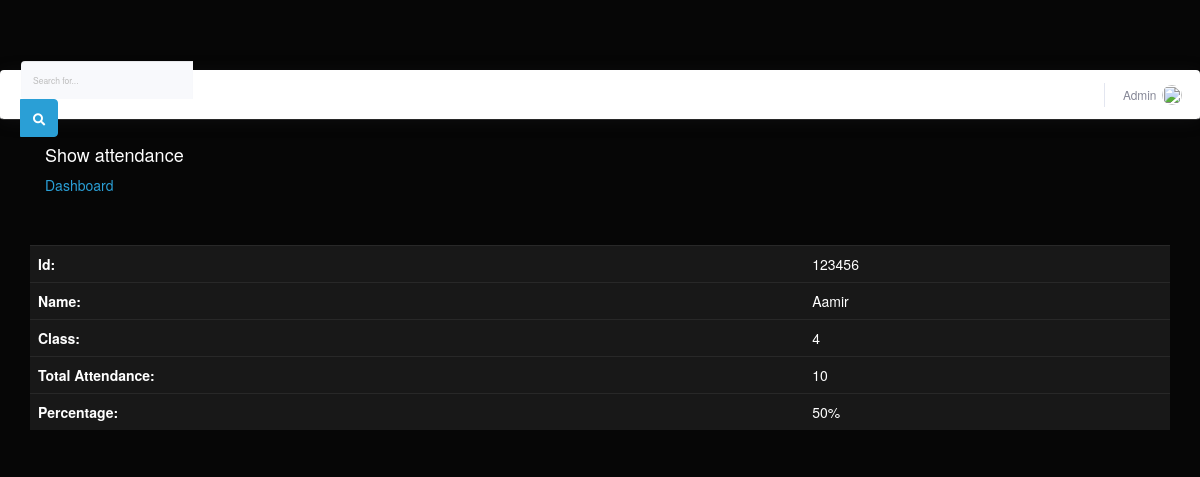
/student/showstudentattendance.php?data_id=123456 (signed in), run on the app's committed database.
### tables this page shows
CREATE TABLE `teacher` (
  `id` int(11) NOT NULL,
  `name` varchar(50) NOT NULL,
  `password` varchar(50) NOT NULL,
  `status` int(11) NOT NULL
);

CREATE TABLE `student` (
  `stdid` int(10) NOT NULL,
  `name` varchar(50) NOT NULL,
  `class` varchar(5) NOT NULL,
  `status` int(2) NOT NULL
);

### student/showstudentattendance.php (the view, shortened to what this page needs)
<?php include("header.php");?>
<section class="banner-area relative about-banner" id="home">
		 <div class="container">
					<div class="row d-flex align-items-center justify-content-center">
						<div class="about-content col-lg-12">
							<h4>
							 Show attendance
							</h4>
							<p class="text-white link-nav"><a href="index.php">Dashboard </a>
						</div>
					</div>
				</div>
			</section>
			<section class="info-area pb-40">
				<div class="container-fluid">
				    <div class="col-md-12">
			<form action="" method="POST"><table class="table">
			<?php
			  include("connect.php");
			  $id=$_GET['data_id'];
			  $result=mysqli_query($con,"SELECT * from attendance JOIN student ON attendance.stdid=student.stdid where attendance.stdid='$id' AND attendance.status=1");
			  $count=mysqli_affected_rows($con);
			  $sum = mysqli_query($con,"SELECT SUM(attendancevalue) from attendance where stdid='$id' AND status=1");
			  $row=mysqli_fetch_assoc($result);
			  $row1=mysqli_fetch_assoc($sum);
			  $percentage=(($row1['SUM(attendancevalue)'])/(2*$count))*100;
			    ?>
			            <tr><td><b>Id:</td><td><?php echo ucwords($row['stdid']);?></b></td></tr>
			            <tr><td><b>Name:</td><td><?php echo ucwords($row['name']);?></b></td></tr>
						<tr><td><b>Class:</td><td><?php echo ucwords($row['class']);?></b></td></tr>
						<tr><td><b>Total Attendance:</td><td><?php echo $count; ?></b></td></tr>
						<tr><td><b>Percentage:</td><td><?php echo $percentage;?>%</b></td></tr>
			  </table></form>
			  </div></div>
			</section>

### student/header.php (shortened to what this page needs)
<?php  session_start();
if(isset($_SESSION['user_login']))
{ ?>
<!DOCTYPE html>
<html lang="en">
<head>
  <link href="vendor/fontawesome-free/css/all.min.css" rel="stylesheet" type="text/css">
  <link href="css/sb-admin-2.min.css" rel="stylesheet">
  <link rel="stylesheet" type="text/css" href="bootstrap/css/bootstrap.min.css" />
    <link rel="stylesheet" type="text/css" href="font-awesome/css/font-awesome.min.css" />
    <link rel="stylesheet" type="text/css" href="css/local.css" />
</head>
<body id="page-top">
    <div id="content-wrapper" class="d-flex flex-column">
      <div id="content">
        <nav class="navbar navbar-expand navbar-light bg-white topbar mb-4 static-top shadow">
          <form class="d-none d-sm-inline-block form-inline mr-auto ml-md-3 my-2 my-md-0 mw-100 navbar-search">
            <div class="input-group">
              <input type="text" class="form-control bg-light border-0 small" placeholder="Search for..." aria-label="Search" aria-describedby="basic-addon2">
              <div class="input-group-append">
                <button class="btn btn-primary" type="button">
                  <i class="fas fa-search fa-sm"></i>
                </button>
              </div>
            </div>
          </form>
          <ul class="navbar-nav ml-auto">
			<?php
				include('connect.php');
				$id = $_SESSION['user_login'];
				$result=mysqli_query($con,"select * from teacher where id=$id AND status=1");
				$row=mysqli_fetch_assoc($result);
			?>
            <li class="nav-item dropdown no-arrow">
              <a class="nav-link dropdown-toggle" href="#" id="userDropdown" role="button" data-toggle="dropdown" aria-haspopup="true" aria-expanded="false">
                <span class="mr-2 d-none d-lg-inline text-gray-600 small"><?php echo $row['name'] ?></span>
                <img class="img-profile rounded-circle" src="https://source.unsplash.com/QAB-WJcbgJk/60x60">
              </a>
            </li>
          </ul>
        </nav>
    </div>
  </div>
</body>
</html>
<?php
}
else
{
	header("Location:login.php");
}
?>

### data on the page
teacher: name "Admin"
student: stdid "123456", name "Aamir", class "4"

### other printed values
$count "10"
$percentage "50"
